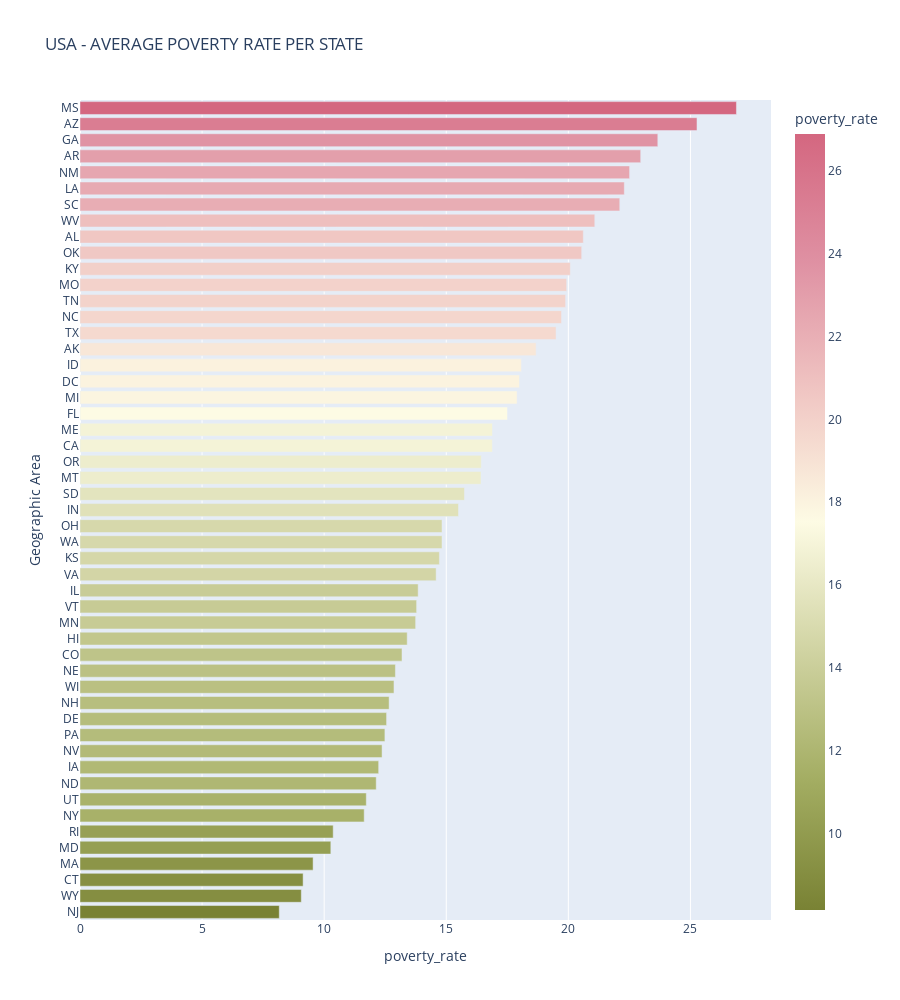

Write notebook code for a chart like this one.
### Code cell
fig = px.bar(df_pct_poverty_state_mean,
                y="Geographic Area",
                x="poverty_rate",
                orientation="h",
                color="poverty_rate",
                color_continuous_scale="armyrose",
                height=1000,
                title="USA - AVERAGE POVERTY RATE PER STATE"

            )
fig.show()

### Figure 1 — Plotly figure (JSON) as saved in the notebook; plotly's stock layout.template omitted (floating-point values rounded to 4 significant figures)
{"data": [{"alignmentgroup": "True", "hovertemplate": "poverty_rate=%{marker.color}<br>Geographic Area=%{y}<extra></extra>", "legendgroup": "", "marker": {"color": [8.161, 9.064, 9.137, 9.546, 10.27, 10.37, 11.64, 11.72, 12.13, 12.23, 12.37, 12.49, 12.56, 12.66, 12.86, 12.92, 13.19, 13.4, 13.75, 13.79, 13.85, 14.59, 14.72, 14.83, 14.83, 15.5, 15.75, 16.42, 16.44, 16.89, 16.89, 17.51, 17.9, 18, 18.08, 18.68, 19.5, 19.72, 19.89, 19.93, 20.08, 20.55, 20.61, 21.08, 22.11, 22.29, 22.51, 22.96, 23.66, 25.27, 26.88], "coloraxis": "coloraxis", "pattern": {"shape": ""}}, "name": "", "offsetgroup": "", "orientation": "h", "showlegend": false, "textposition": "auto", "type": "bar", "x": [8.161, 9.064, 9.137, 9.546, 10.27, 10.37, 11.64, 11.72, 12.13, 12.23, 12.37, 12.49, 12.56, 12.66, 12.86, 12.92, 13.19, 13.4, 13.75, 13.79, 13.85, 14.59, 14.72, 14.83, 14.83, 15.5, 15.75, 16.42, 16.44, 16.89, 16.89, 17.51, 17.9, 18, 18.08, 18.68, 19.5, 19.72, 19.89, 19.93, 20.08, 20.55, 20.61, 21.08, 22.11, 22.29, 22.51, 22.96, 23.66, 25.27, 26.88], "xaxis": "x", "y": ["NJ", "WY", "CT", "MA", "MD", "RI", "NY", "UT", "ND", "IA", "NV", "PA", "DE", "NH", "WI", "NE", "CO", "HI", "MN", "VT", "IL", "VA", "KS", "WA", "OH", "IN", "SD", "MT", "OR", "CA", "ME", "FL", "MI", "DC", "ID", "AK", "TX", "NC", "TN", "MO", "KY", "OK", "AL", "WV", "SC", "LA", "NM", "AR", "GA", "AZ", "MS"], "yaxis": "y"}], "layout": {"barmode": "relative", "coloraxis": {"colorbar": {"title": {"text": "poverty_rate"}}, "colorscale": [[0, "rgb(121, 130, 52)"], [0.1667, "rgb(163, 173, 98)"], [0.3333, "rgb(208, 211, 162)"], [0.5, "rgb(253, 251, 228)"], [0.6667, "rgb(240, 198, 195)"], [0.8333, "rgb(223, 145, 163)"], [1, "rgb(212, 103, 128)"]]}, "height": 1000, "legend": {"tracegroupgap": 0}, "title": {"text": "USA - AVERAGE POVERTY RATE PER STATE"}, "xaxis": {"anchor": "y", "domain": [0, 1], "title": {"text": "poverty_rate"}}, "yaxis": {"anchor": "x", "domain": [0, 1], "title": {"text": "Geographic Area"}}}}
